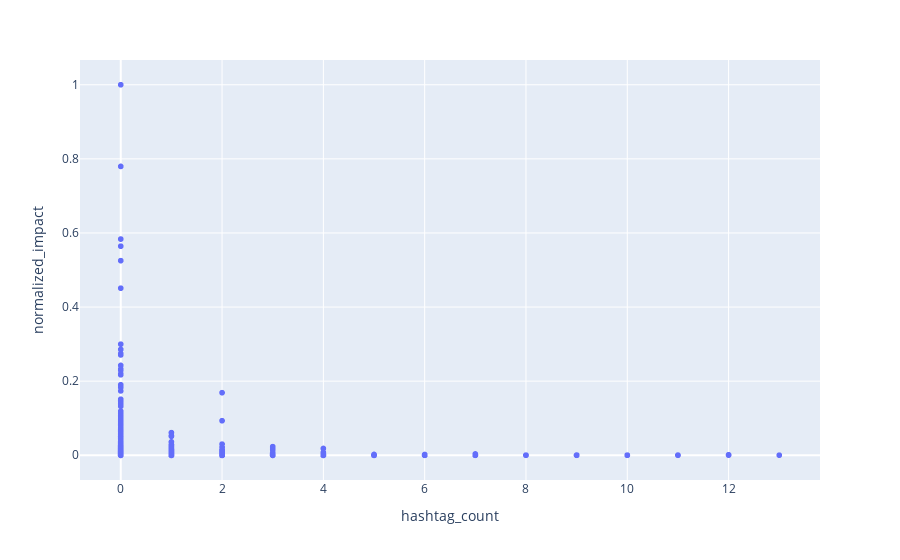

Notebook code for this chart:
### Markdown cell above
### Exploring effects of hashtags on impact of a tweet

### Code cell
## Another way to study this would be creating a scatter plot. of impact vs num of hashtags. 

hashtag_impact_fig = px.scatter(tweets,x="hashtag_count", y="normalized_impact")
hashtag_impact_fig.show()

### Figure 1 — Plotly figure (JSON) as saved in the notebook; plotly's stock layout.template omitted (floating-point values rounded to 4 significant figures; data arrays with more than 128 entries replaced by an {"elided": "..."} marker saying what was removed)
{"data": [{"hovertemplate": "hashtag_count=%{x}<br>normalized_impact=%{y}<extra></extra>", "legendgroup": "", "marker": {"color": "#636efa", "symbol": "circle"}, "mode": "markers", "name": "", "showlegend": false, "type": "scattergl", "x": {"elided": "9050 int values"}, "xaxis": "x", "y": {"elided": "9050 float values"}, "yaxis": "y"}], "layout": {"legend": {"tracegroupgap": 0}, "margin": {"t": 60}, "xaxis": {"anchor": "y", "domain": [0, 1], "title": {"text": "hashtag_count"}}, "yaxis": {"anchor": "x", "domain": [0, 1], "title": {"text": "normalized_impact"}}}}
